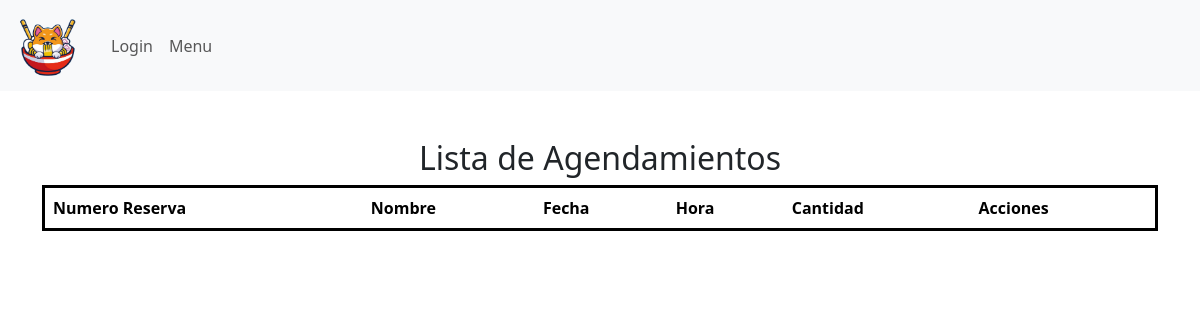
The app's page /listaragendamiento, older data.
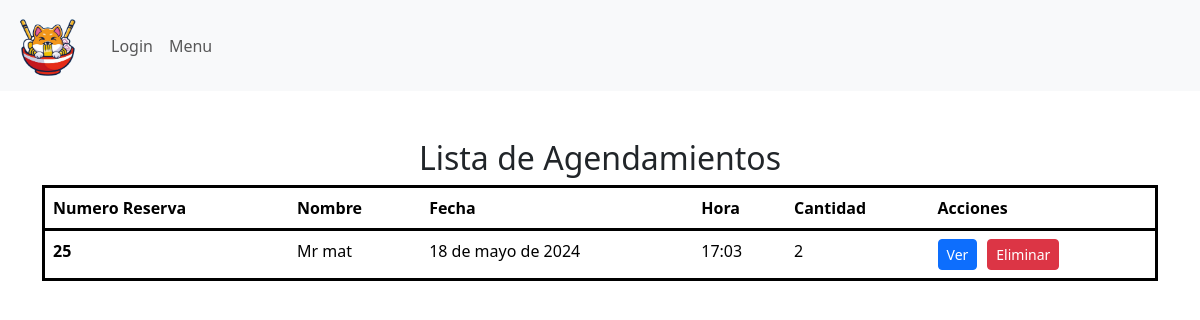
The same page, newer data.
### appweb/models.py (models this page shows, shortened)
class Reserva_Mesa(models.Model):
    ID_reserva = models.AutoField(primary_key=True, help_text="Id de la reserva")
    nombre = models.CharField(max_length=50)
    correo = models.EmailField()
    fecha = models.DateField()
    hora = models.TimeField()
    cantidad_comensales = models.IntegerField()
    ID_Mesa = models.ForeignKey(Mesa, on_delete=models.CASCADE, default="0")

### appweb/views.py (the view)
# urls.py: path('listaragendamiento', listaragendamiento, name='listaragendamiento' ),
def listaragendamiento(request):
    Agendamientos = Reserva_Mesa.objects.all()
    fecha_hoy = timezone.now().date()
    data = {
        "Agendamientos" : Agendamientos,
         'fecha_hoy': fecha_hoy,
    }
    return render(request,"mantenedor/admin/listar_agendamiento.html", data)

### appweb/templates/mantenedor/admin/listar_agendamiento.html (shortened to what this page needs)
{% extends 'base.html' %}
{% load static %}
{% load crispy_forms_tags %}
{% block contenido %}
<div class="container mt-5"style="height: 760px;">
    <div class="text-center">
      <h2 class="mt-4">Lista de Agendamientos</h2>
    </div>
<table class="table">
    <thead>
      <tr class="border border-3  border border-black">
        <th scope="col"><b>Numero Reserva</b></th>
        <th scope="col"><b>Nombre</b></th>
        <th scope="col"><b>Fecha</b></th>
        <th scope="col"><b>Hora</b></th>
        <th scope="col"><b>Cantidad</b></th>
        <th scope="col"><b>Acciones</b></th>
      </tr>
    </thead>
    <tbody>
        {% for x in Agendamientos %}
        {% if x.fecha == fecha_hoy  %}
          <tr class="border border-3 border border-black ;" >
              <th scope="row" >{{x.ID_reserva}}</th>
              <td>{{x.nombre}}</td>
              <td>{{x.fecha}}</td>
              <td>{{x.hora}}</td>
              <td>{{x.cantidad_comensales}}</td>
              <td>
                  <a href="" class="btn btn-primary btn-sm" >Ver </button>
                  <a href="" class="btn btn-danger btn-sm" style="margin-left: 10px;" >Eliminar</a>
              </td>
            </tr>
          {% endif %}
      {% endfor %}
    </tbody>
  </table>
</div>
  {% endblock %}

Row changes from the older to the newer data that the page shows:
added Reserva_Mesa: ID_reserva "25", nombre "Mr mat", fecha "18 de mayo de 2024", hora "17:03", cantidad_comensales "2"
